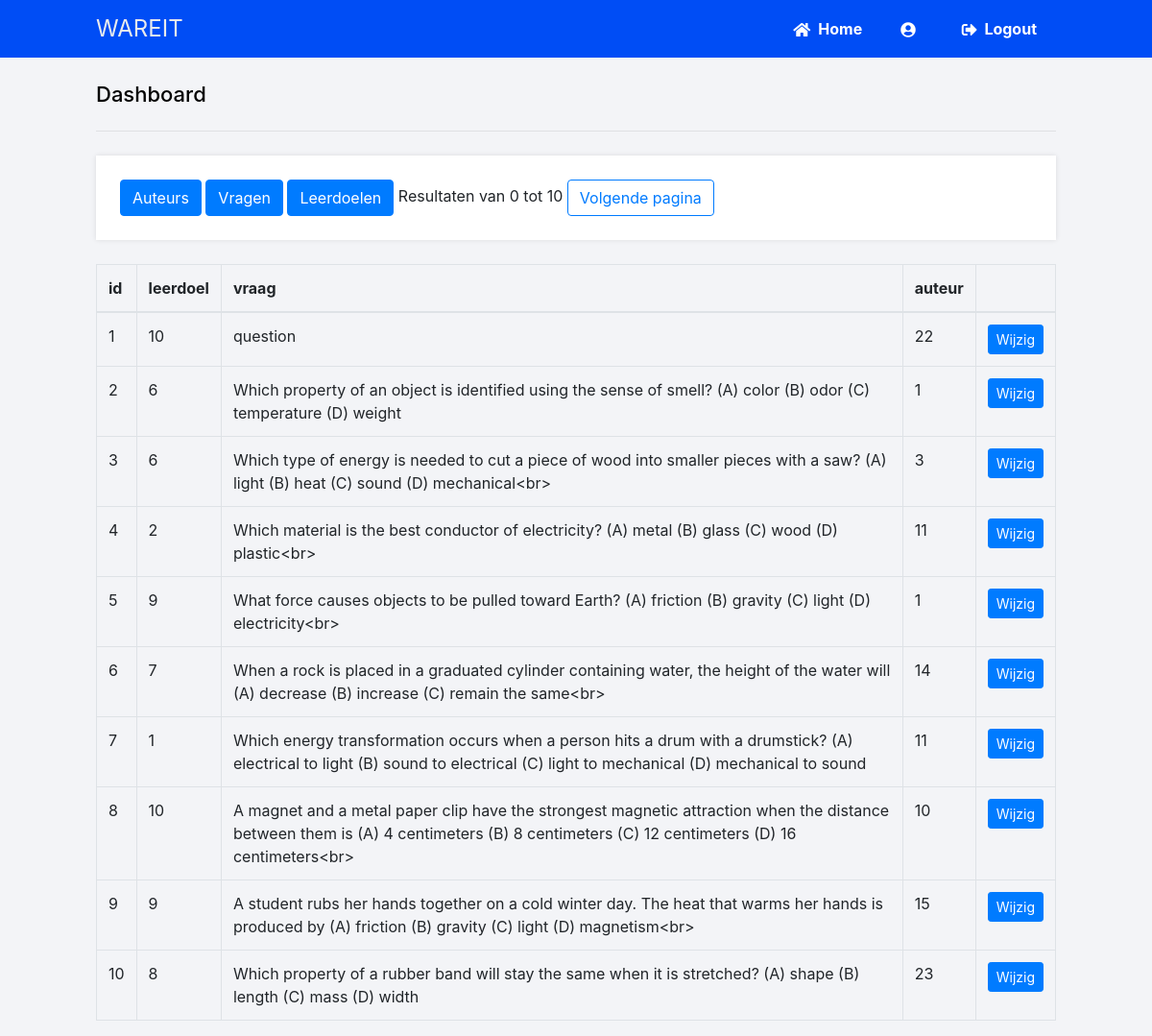
Screenshot of /home/vragen with the database file from the repository.
### tables this page shows
CREATE TABLE `vragen` (
  `id` integer NOT NULL
,  `leerdoel` integer DEFAULT NULL
,  `vraag` text NOT NULL
,  `auteur` integer DEFAULT NULL
);

### main.py (the view)
@app.route('/home/vragen')
@app.route('/home/vragen/<int:start>/<int:eind>')
def vragen(start=0, eind=10):
    cursor = connection.cursor()
    cursor.execute(f"SELECT * FROM vragen")
    columns = [columns[0] for columns in cursor.description]
    rows = cursor.fetchall()
    rows = rows[start:eind]
    return render_template('home.html', rows=rows, columns=columns, pagestart=start, pageend=eind)

### templates/home.html (shortened to what this page needs)
{% extends 'layout.html' %}
{% block content %}
    <h2>Dashboard</h2>
<body>
<div>
        <a href='/home/auteurs' class='btn btn-primary'>Auteurs</a>
        <a href='/home/vragen' class='btn btn-primary'>Vragen</a>
        <a href='/home/leerdoelen' class='btn btn-primary'>Leerdoelen</a>
        {% set nextpage=pageend + 10 %}
        {% set previouspage=pagestart - 10 %}
        Resultaten van {{  pagestart }} tot {{ pageend }}
        <a href='/home/vragen/{{ pageend }}/{{ nextpage }}' class='btn btn-outline-primary'>Volgende pagina</a>
</div>
    <table class='table table-bordered'>
        <tr>
            {% for column in columns %}
                <th>{{ column }}</th>
            {% endfor %}
        </tr>
        <tbody>
        {% for row in rows %}
            <tr>
                {% for field in row %}
                    <td>{{ field }}</td>
                {% endfor %}
            <td>
            <button type="button" class="btn btn-primary btn-sm" data-toggle="modal" data-target="#editVraagModal{{ row[0] }}">Wijzig
            </button>
            </td>
            </tr>
        {% endfor %}
        </tbody>
    </table>
    </body>
    </html>
{% endblock %}

### templates/layout.html (shortened to what this page needs)
<!DOCTYPE html>
<html>
<head>
	<link rel="stylesheet" href="{{ url_for('static', filename='style.css') }}">
	<link rel="stylesheet" href="https://use.fontawesome.com/releases/v5.7.1/css/all.css">
	<link rel="stylesheet" href="https://maxcdn.bootstrapcdn.com/bootstrap/4.0.0/css/bootstrap.min.css"
>
</head>
<body class="loggedin">
	<nav class="navtop">
		<div>
			<h1>WAREIT</h1>
			<a href="{{ url_for('home') }}"><i class="fas fa-home"></i>Home</a>
			<a href="{{ url_for('profile') }}"><i class="fas fa-user-circle"></i>{{ session['username'] }}</a>
			<a href="{{ url_for('logout') }}"><i class="fas fa-sign-out-alt"></i>Logout</a>
		</div>
	</nav>
	<div class="content">
		{% block content %}{% endblock %}
</body>
</html>

### static/style.css (style rules this page uses)
* { -webkit-box-sizing: border-box; box-sizing: border-box; font-family: -apple-system, BlinkMacSystemFont, "segoe ui", roboto, oxygen, ubuntu, cantarell, "fira sans", "droid sans", "helvetica neue", Arial, sans-serif; font-size: 16px; -webkit-font-smoothing: antialiased; -moz-osx-font-smoothing: grayscale; }
body { background-color: #f0f2f5; margin: 0; }
.navtop { background-color: #004df5; height: 60px; width: 100%; border: 0; }
.navtop div { display: -webkit-box; display: -ms-flexbox; display: flex; margin: 0 auto; width: 1000px; height: 100%; }
.navtop div h1, .navtop div a { display: -webkit-inline-box; display: -ms-inline-flexbox; display: inline-flex; -webkit-box-align: center; -ms-flex-align: center; align-items: center; }
.navtop div h1 { -webkit-box-flex: 1; -ms-flex: 1; flex: 1; font-size: 24px; padding: 0; margin: 0; color: #eaebed; font-weight: normal; }
.navtop div a { padding: 0 20px; text-decoration: none; color: #fff; font-weight: bold; }
.navtop div a i { padding: 2px 8px 0 0; }
body.loggedin { background-color: #f3f4f7; }
.content { width: 1000px; margin: 0 auto; }
.content h2 { margin: 0; padding: 25px 0; font-size: 22px; border-bottom: 1px solid #e0e0e3; color: #000; }
.content > p, .content > div { -webkit-box-shadow: 0 0 5px 0 rgba(0, 0, 0, 0.1); box-shadow: 0 0 5px 0 rgba(0, 0, 0, 0.1); margin: 25px 0; padding: 25px; background-color: #fff; }

### rows the page displays
vragen: row "1" "10" "22", vraag "question"
vragen: row "2" "6" "1", vraag "Which property of an object is identified using the sense of smell? (A) color (B) odor (C) temperature (D) weight"
vragen: row "3" "6" "3", vraag "Which type of energy is needed to cut a piece of wood into smaller pieces with a saw? (A) light (B) heat (C) sound (D) mechanical<br>"
vragen: row "4" "2" "11", vraag "Which material is the best conductor of electricity? (A) metal (B) glass (C) wood (D) plastic<br>"
vragen: row "5" "9" "1", vraag "What force causes objects to be pulled toward Earth? (A) friction (B) gravity (C) light (D) electricity<br>"
vragen: row "6" "7" "14", vraag "When a rock is placed in a graduated cylinder containing water, the height of the water will (A) decrease (B) increase (C) remain the same<br>"
vragen: row "7" "1" "11", vraag "Which energy transformation occurs when a person hits a drum with a drumstick? (A) electrical to light (B) sound to electrical (C) light to mechanical (D) mechanical to sound"
vragen: row "8" "10" "10", vraag "A magnet and a metal paper clip have the strongest magnetic attraction when the distance between them is (A) 4 centimeters (B) 8 centimeters (C) 12 centimeters (D) 16 centimeters<br>"
vragen: row "9" "9" "15", vraag "A student rubs her hands together on a cold winter day. The heat that warms her hands is produced by (A) friction (B) gravity (C) light (D) magnetism<br>"
vragen: row "10" "8" "23", vraag "Which property of a rubber band will stay the same when it is stretched? (A) shape (B) length (C) mass (D) width"

### other values shown
{{ pagestart }} "0"
{{ pageend }} "10"
{{ column }} "id" "leerdoel" "vraag" "auteur"
